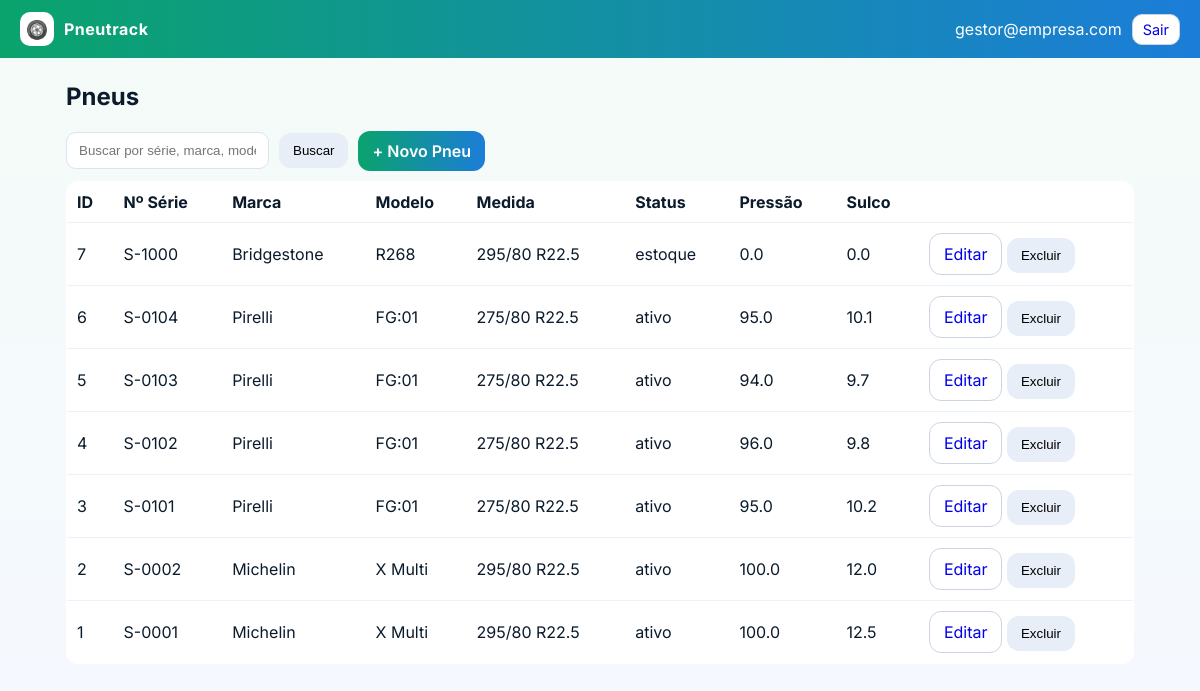
/pneus (signed in), run on the app's committed database.
### app.py (models this page shows)
class User(db.Model):
    id = db.Column(db.Integer, primary_key=True)
    email = db.Column(db.String(120), unique=True, nullable=False)
    name = db.Column(db.String(80), nullable=False)
    role = db.Column(db.String(20), nullable=False)  # gestor | borracheiro
    password = db.Column(db.String(128), nullable=False)  # demo only

class Pneu(db.Model):
    id = db.Column(db.Integer, primary_key=True)
    codigo_barras = db.Column(db.String(64))
    numero_fogo = db.Column(db.String(20))
    numero_serie = db.Column(db.String(40))
    marca = db.Column(db.String(40))
    modelo = db.Column(db.String(40))
    medida = db.Column(db.String(40))
    status = db.Column(db.String(20), default="estoque")  # estoque, ativo, conserto, recapagem, vendido, sucateado, rodizio
    pressao = db.Column(db.Float, default=0)
    sulco = db.Column(db.Float, default=0)

### app.py (the view)
        def inner(*args, **kwargs):
            user = current_user()
            if not user:
                return redirect(url_for("login"))
            if role and user.role != role:
                flash("Acesso negado para este perfil.", "error")
                return redirect(url_for("home"))
            return fn(*args, **kwargs)

### app.py (called while the page is built, shortened)
def current_user():
    email = session.get("email")
    if not email:
        return None
    return User.query.filter_by(email=email).first()

def login_required(role=None):
    def decorator(fn):
        def inner(*args, **kwargs):
            user = current_user()
            if not user:
                return redirect(url_for("login"))
            if role and user.role != role:
                flash("Acesso negado para este perfil.", "error")
                return redirect(url_for("home"))
            return fn(*args, **kwargs)
        inner.__name__ = fn.__name__
        return inner
    return decorator

@app.route("/pneus")
@login_required()
def pneus_list():
    q = request.args.get("q","").strip()
    base = Pneu.query
    pneus = base.order_by(Pneu.id.desc()).all()
    return render_template("pneus_list.html", pneus=pneus, q=q)

### templates/pneus_list.html
{% extends "base.html" %}
{% block content %}
<h2>Pneus</h2>
<form method="get" class="row" style="margin-bottom:10px">
  <input name="q" value="{{ q }}" placeholder="Buscar por série, marca, modelo, medida">
  <button class="btn">Buscar</button>
  <a class="btn primary" href="{{ url_for('pneus_novo') }}">+ Novo Pneu</a>
</form>
<table class="table">
  <tr><th>ID</th><th>Nº Série</th><th>Marca</th><th>Modelo</th><th>Medida</th><th>Status</th><th>Pressão</th><th>Sulco</th><th></th></tr>
  {% for p in pneus %}
  <tr>
    <td>{{ p.id }}</td><td>{{ p.numero_serie or '-' }}</td><td>{{ p.marca or '-' }}</td><td>{{ p.modelo or '-' }}</td>
    <td>{{ p.medida or '-' }}</td><td>{{ p.status }}</td><td>{{ p.pressao }}</td><td>{{ p.sulco }}</td>
    <td>
      <a class="btn outline" href="{{ url_for('pneus_editar', pid=p.id) }}">Editar</a>
      <form method="post" action="{{ url_for('pneus_excluir', pid=p.id) }}" style="display:inline" onsubmit="return confirm('Excluir pneu?')">
        <button class="btn">Excluir</button>
      </form>
    </td>
  </tr>
  {% endfor %}
</table>
{% endblock %}

### templates/base.html (shortened to what this page needs)
<!doctype html>
<html lang="pt-br">
<head>
  <link rel="stylesheet" href="{{ url_for('static', filename='styles.css') }}">
</head>
<body>
  <header class="topbar">
    <div class="brand">
      <div class="logo">🛞</div>
      <div class="title">Pneutrack</div>
    </div>
    {% if session.get('email') %}
    <div class="user">
      <span>{{ session.get('email') }}</span>
      <a class="btn small outline" href="{{ url_for('logout') }}">Sair</a>
    </div>
    {% endif %}
  </header>
  <main class="container">
    {% block content %}{% endblock %}
  </main>
</body>
</html>

### static/styles.css (style rules this page uses)
:root { --brand1:#0AA36C; --brand2:#1C7DD9; --bg:#f4fbf7; }
* { box-sizing:border-box }
body { margin:0;font-family:Inter,system-ui,-apple-system,Segoe UI,Roboto,Helvetica,Arial,sans-serif;background:linear-gradient(180deg,#f4fbf7,#f5f9ff);color:#0b1b2b }
.topbar { display:flex;justify-content:space-between;align-items:center;padding:12px 20px;background:linear-gradient(90deg,var(--brand1),var(--brand2));color:#fff }
.brand { display:flex;gap:10px;align-items:center }
.logo { width:34px;height:34px;border-radius:10px;background:#fff;color:#0b1b2b;display:grid;place-items:center;font-size:18px }
.title { font-weight:700;letter-spacing:.5px }
.user { display:flex;gap:10px;align-items:center }
.container { max-width:1100px;margin:24px auto;padding:0 16px }
input,select { padding:10px 12px;border:1px solid #dde3ee;border-radius:10px;outline:none }
.btn { padding:10px 14px;border-radius:12px;border:none;cursor:pointer;display:inline-block;text-decoration:none;text-align:center;background:#e7eef8 }
.btn.primary { background:linear-gradient(90deg,var(--brand1),var(--brand2));color:#fff;font-weight:600 }
.btn.outline { background:#fff;border:1px solid #cbd5e1 }
.btn.small { padding:6px 10px;border-radius:10px;font-size:.9rem }
.row { display:flex;gap:10px;align-items:center;flex-wrap:wrap }
.table { width:100%;border-collapse:collapse;background:#fff;border-radius:12px;overflow:hidden;border:1px solid #e5e9f2 }
.table th,.table td { padding:10px;border-bottom:1px solid #eef2f7;text-align:left }
.table tr:last-child td { border-bottom:none }

### data on the page
User: get "gestor@empresa.com"
Pneu: id "7", numero_serie "S-1000", marca "Bridgestone", modelo "R268", medida "295/80 R22.5", status "estoque", pressao "0.0", sulco "0.0"
Pneu: id "6", numero_serie "S-0104", marca "Pirelli", modelo "FG:01", medida "275/80 R22.5", status "ativo", pressao "95.0", sulco "10.1"
Pneu: id "5", numero_serie "S-0103", marca "Pirelli", modelo "FG:01", medida "275/80 R22.5", status "ativo", pressao "94.0", sulco "9.7"
Pneu: id "4", numero_serie "S-0102", marca "Pirelli", modelo "FG:01", medida "275/80 R22.5", status "ativo", pressao "96.0", sulco "9.8"
Pneu: id "3", numero_serie "S-0101", marca "Pirelli", modelo "FG:01", medida "275/80 R22.5", status "ativo", pressao "95.0", sulco "10.2"
Pneu: id "2", numero_serie "S-0002", marca "Michelin", modelo "X Multi", medida "295/80 R22.5", status "ativo", pressao "100.0", sulco "12.0"
Pneu: id "1", numero_serie "S-0001", marca "Michelin", modelo "X Multi", medida "295/80 R22.5", status "ativo", pressao "100.0", sulco "12.5"
